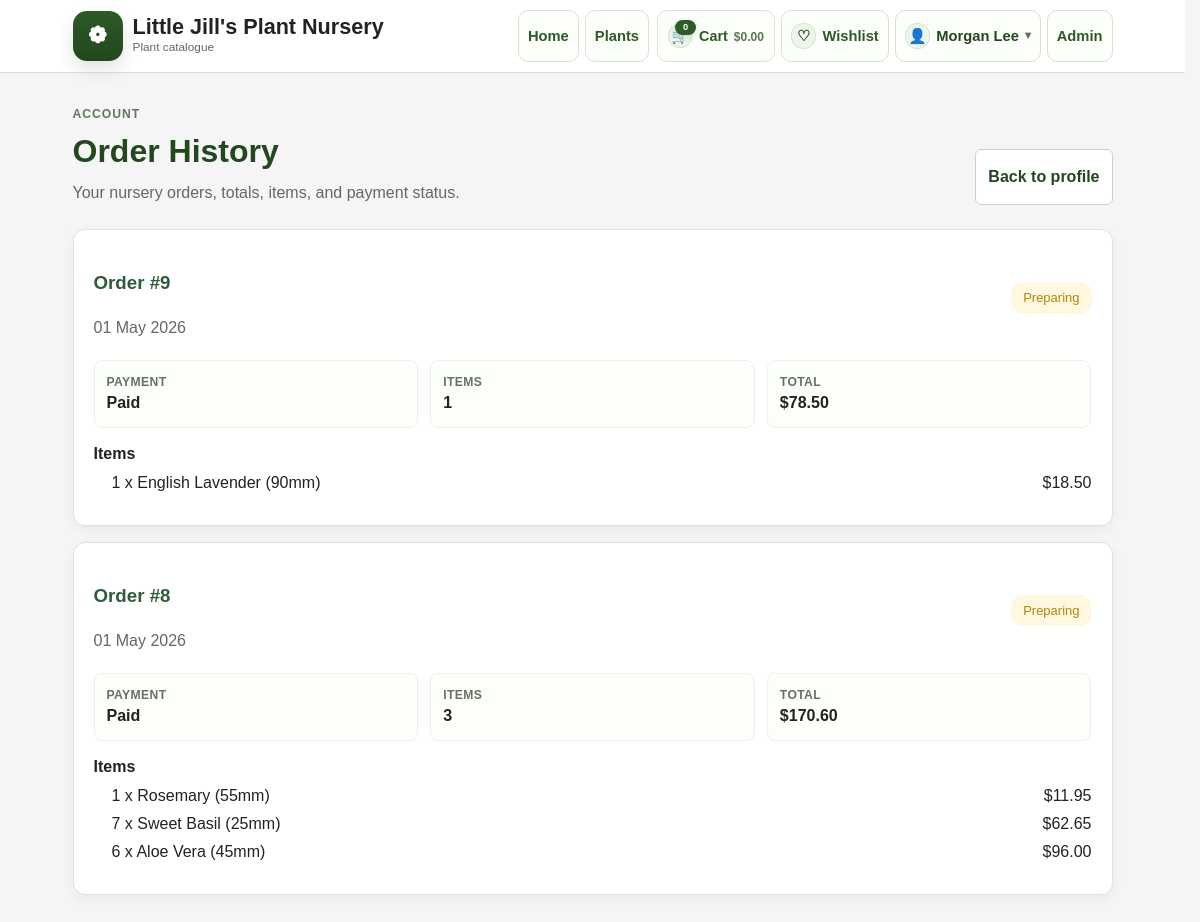
Before: /orders (signed in) with the older database file.
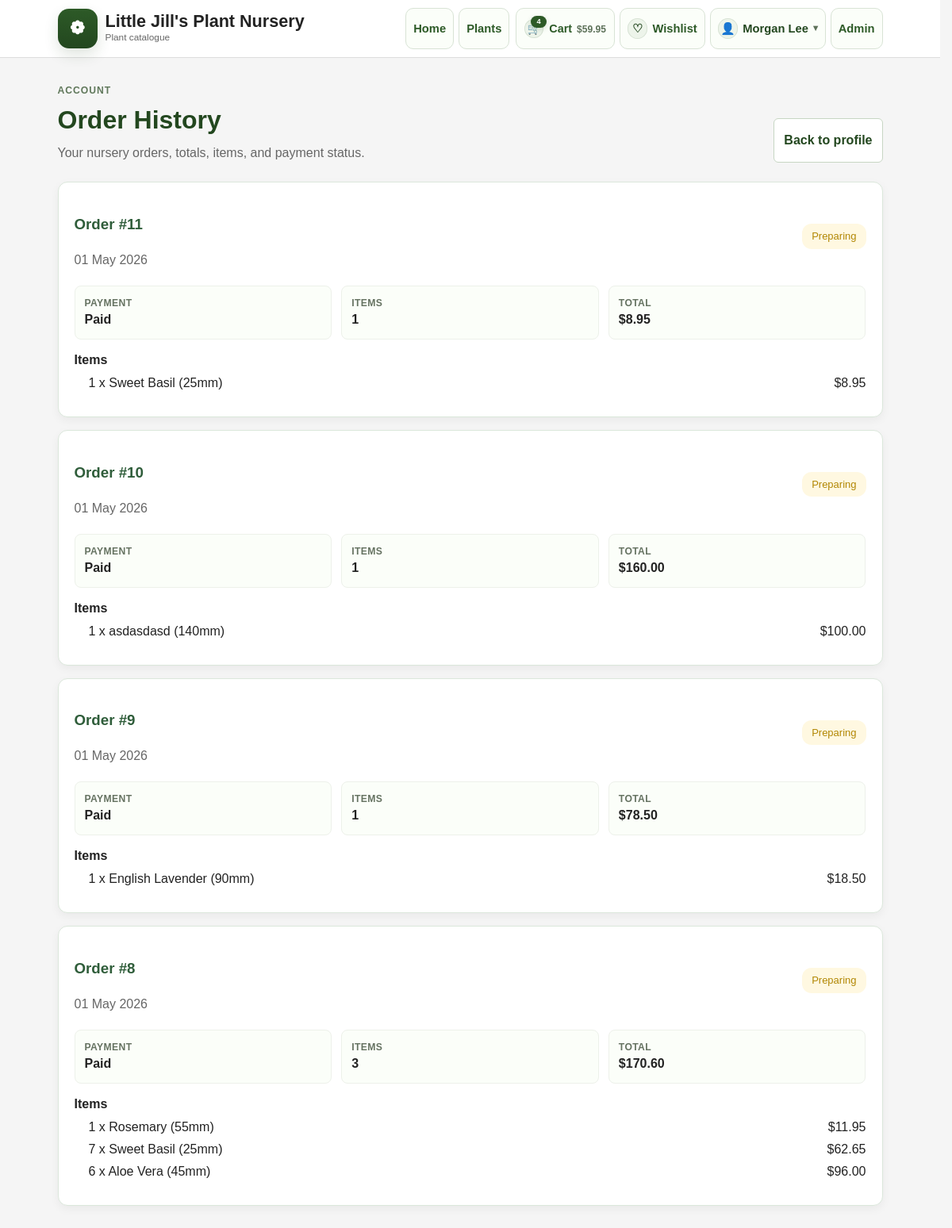
After: the same page with the newer database file.
### models.py (models this page shows)
class Order(db.Model):
    id: Mapped[int] = mapped_column(primary_key=True)
    user_id: Mapped[int] = mapped_column(ForeignKey("user.id"), nullable=False, index=True)
    cart_id: Mapped[int] = mapped_column(ForeignKey("cart.id"), nullable=False, index=True)
    status: Mapped[str] = mapped_column(String(30), default="pending", nullable=False, index=True)
    subtotal_amount: Mapped[Decimal] = mapped_column(Numeric(10, 2), default=Decimal("0.00"), nullable=False)
    delivery_fee: Mapped[Decimal] = mapped_column(Numeric(10, 2), default=Decimal("0.00"), nullable=False)
    total_amount: Mapped[Decimal] = mapped_column(Numeric(10, 2), default=Decimal("0.00"), nullable=False)
    delivery_method: Mapped[Optional[str]] = mapped_column(String(30))
    delivery_distance_km: Mapped[Optional[Decimal]] = mapped_column(Numeric(8, 2))
    delivery_line1: Mapped[Optional[str]] = mapped_column(String(255))
    delivery_line2: Mapped[Optional[str]] = mapped_column(String(255))
    delivery_city: Mapped[Optional[str]] = mapped_column(String(120))
    delivery_state: Mapped[Optional[str]] = mapped_column(String(120))
    delivery_postal_code: Mapped[Optional[str]] = mapped_column(String(20))
    delivery_country: Mapped[Optional[str]] = mapped_column(String(120))
    delivery_formatted_address: Mapped[Optional[str]] = mapped_column(String(500))
    delivery_google_place_id: Mapped[Optional[str]] = mapped_column(String(255))
    delivery_latitude: Mapped[Optional[float]] = mapped_column(Float)
    delivery_longitude: Mapped[Optional[float]] = mapped_column(Float)
    stripe_checkout_session_id: Mapped[Optional[str]] = mapped_column(String(255))
    stripe_payment_intent_id: Mapped[Optional[str]] = mapped_column(String(255))
    payment_status: Mapped[Optional[str]] = mapped_column(String(50))
    created_at: Mapped[datetime] = mapped_column(DateTime, default=datetime.utcnow, nullable=False)
    updated_at: Mapped[datetime] = mapped_column(
        DateTime,
        default=datetime.utcnow,
        onupdate=datetime.utcnow,
        nullable=False,
    )
    user: Mapped["User"] = relationship(back_populates="orders")
    cart: Mapped["Cart"] = relationship(back_populates="orders")
    items: Mapped[list["OrderItem"]] = relationship(
        back_populates="order",
        cascade="all, delete-orphan",
        order_by="OrderItem.created_at",
    )

class OrderItem(db.Model):
    id: Mapped[int] = mapped_column(primary_key=True)
    order_id: Mapped[int] = mapped_column(ForeignKey("order.id"), nullable=False, index=True)
    plant_id: Mapped[int] = mapped_column(ForeignKey("plant.id"), nullable=False, index=True)
    pot_id: Mapped[Optional[int]] = mapped_column(ForeignKey("pot.id"), nullable=True, index=True)
    quantity: Mapped[int] = mapped_column(Integer, default=1, nullable=False)
    unit_price_snapshot: Mapped[Decimal] = mapped_column(Numeric(10, 2), nullable=False)
    plant_name_snapshot: Mapped[str] = mapped_column(String(100), nullable=False)
    pot_size_snapshot: Mapped[Optional[int]] = mapped_column(Integer)
    image_snapshot: Mapped[Optional[str]] = mapped_column(String(255))
    created_at: Mapped[datetime] = mapped_column(DateTime, default=datetime.utcnow, nullable=False)
    updated_at: Mapped[datetime] = mapped_column(
        DateTime,
        default=datetime.utcnow,
        onupdate=datetime.utcnow,
        nullable=False,
    )
    order: Mapped["Order"] = relationship(back_populates="items")
    pot: Mapped[Optional["Pot"]] = relationship()

### app.py (the view)
@app.route("/orders")
@login_required
def orders():
    user_orders = (
        Order.query.filter_by(user_id=current_user.id)
        .filter(Order.payment_status == "paid")
        .order_by(Order.created_at.desc())
        .all()
    )
    return render_template('orders.html', orders=user_orders)

### app.py (called while the page is built)
@login_manager.user_loader
def load_user(user_id):
    return User.query.get(int(user_id))

def decimal_price(value):
    if value is None:
        return Decimal("0.00")
    if isinstance(value, Decimal):
        return value.quantize(Decimal("0.01"))
    return Decimal(str(value)).quantize(Decimal("0.01"))

def get_active_cart(user):
    return (
        Cart.query.filter_by(user_id=user.id, status="active")
        .order_by(Cart.updated_at.desc(), Cart.id.desc())
        .first()
    )

def get_header_cart_summary():
    if not current_user.is_authenticated:
        return {
            "header_cart_item_count": 0,
            "header_cart_total": Decimal("0.00"),
        }
    cart = get_active_cart(current_user)
    if cart is None:
        return {
            "header_cart_item_count": 0,
            "header_cart_total": Decimal("0.00"),
        }
    summary = build_cart_summary(cart)
    return {
        "header_cart_item_count": summary["item_count"],
        "header_cart_total": summary["total"],
    }

@app.context_processor
def inject_header_cart_summary():
    return get_header_cart_summary()

### templates/orders.html (shortened to what this page needs)
<!DOCTYPE html>
<html lang="en">
    <head>
    <link rel="stylesheet" href="{{ url_for('static', filename='styles.css') }}">
    </head>
<body>
    {% include '_header.html' %}
    <main class="container order-page">
        <section class="profile-hero">
            <div>
                <p class="eyebrow">Account</p>
                <h1>Order History</h1>
                <p class="muted">Your nursery orders, totals, items, and payment status.</p>
            </div>
            <a class="button-secondary profile-orders__link" href="{{ url_for('profile') }}">Back to profile</a>
        </section>
        {% if orders %}
            <div class="orderslist">
                {% for order in orders %}
                    <article class="orderhistory">
                        <div class="orderheading">
                            <div>
                                <h3>Order #{{ order.id }}</h3>
                                <p class="muted">{{ order.created_at.strftime('%d %b %Y') }}</p>
                            </div>
                            <span class="status {{ 'delivered' if order.status == 'completed' else 'cancelled' if order.status == 'cancelled' else 'pending' }}">{{ order.status|title }}</span>
                        </div>
                        <div class="order-meta-grid">
                            <div>
                                <span class="meta-label">Payment</span>
                                <strong>{{ order.payment_status|default('Pending', true)|title }}</strong>
                            </div>
                            <div>
                                <span class="meta-label">Items</span>
                                <strong>{{ order.items|length }}</strong>
                            </div>
                            <div>
                                <span class="meta-label">Total</span>
                                <strong>${{ '%.2f'|format(order.total_amount) }}</strong>
                            </div>
                        </div>
                        <div class="orderitems">
                            <strong>Items</strong>
                            <ul>
                                {% for item in order.items %}
                                    <li>
                                        <span>{{ item.quantity }} x {{ item.plant_name_snapshot }}{% if item.pot_size_snapshot %} ({{ item.pot_size_snapshot }}mm){% endif %}</span>
                                        <span>${{ '%.2f'|format(item.unit_price_snapshot * item.quantity) }}</span>
                                    </li>
                                {% endfor %}
                            </ul>
                        </div>
                    </article>
                {% endfor %}
            </div>
        {% else %}
            <section class="card profile-panel">
                <p class="muted">No orders yet.</p>
                <a class="button-link" href="{{ url_for('plants_index') }}">Browse plants</a>
            </section>
        {% endif %}
    </main>
</body>
</html>

### templates/_header.html (shortened to what this page needs)
<header class="site-header">
    <div class="site-header__inner">
        <a class="brand" href="{{ url_for('home') }}">
            <span class="brand-mark" aria-hidden="true">
                <span class="icon-glyph icon-glyph--brand">❁</span>
            </span>
            <span class="brand-text">
                <span class="brand-name">Little Jill's Plant Nursery</span>
                <small>Plant catalogue</small>
            </span>
        </a>
        <div class="header-actions">
            <nav class="site-nav site-nav--primary">
                <a class="nav-button" href="{{ url_for('home') }}">
                    <span>Home</span>
                </a>
                <a class="nav-button" href="{{ url_for('plants_index') }}">
                    <span>Plants</span>
                </a>
            </nav>
            <nav class="site-nav site-nav--utility">
                <a class="nav-button nav-button--cart" href="{{ url_for('cart') }}">
                    <span class="nav-icon-chip nav-icon-chip--cart" aria-hidden="true">
                        <span class="nav-icon-chip__emoji">🛒</span>
                        <span class="nav-icon-chip__badge">{{ header_cart_item_count }}</span>
                    </span>
                    <span class="nav-button__content">
                        <span class="nav-button__title">Cart</span>
                        <span class="nav-button__subtitle">${{ '%.2f'|format(header_cart_total) }}</span>
                    </span>
                </a>
                {% if current_user.is_authenticated %}
                <a class="nav-button" href="{{ url_for('wishlist') }}">
                    <span class="nav-icon-chip" aria-hidden="true">♡</span>
                    <span>Wishlist</span>
                </a>
                <details class="account-menu">
                    <summary class="nav-button account-menu__summary">
                        <span class="nav-icon-chip" aria-hidden="true">👤</span>
                        <span>{{ current_user.full_name }}</span>
                        <span class="account-menu__caret" aria-hidden="true">▾</span>
                    </summary>
                </details>
                {% else %}
                <a class="nav-button nav-button--icon" href="{{ url_for('login') }}">
                    <span class="nav-icon-chip" aria-hidden="true">⇥</span>
                    <span>Login</span>
                </a>
                {% endif %}
                {% if current_user.is_authenticated and current_user.is_staff %}
                <a class="nav-button" href="{{ url_for('admin.home') }}">
                    <span>Admin</span>
                </a>
                {% endif %}
            </nav>
        </div>
    </div>
</header>

Changed rows visible on the page:
added Order: id "11", created_at "01 May 2026", status "Preparing", payment_status "Paid", items|length "1", total_amount "8.95"
added OrderItem: quantity "1", plant_name_snapshot "Sweet Basil", pot_size_snapshot "25", item.unit_price_snapshot*item.quantity "8.95", shown under "11"
added Order: id "10", created_at "01 May 2026", status "Preparing", payment_status "Paid", items|length "1", total_amount "160.00"
added OrderItem: quantity "1", plant_name_snapshot "asdasdasd", pot_size_snapshot "140", item.unit_price_snapshot*item.quantity "100.00", shown under "10"
Other visible differences:
{{ header_cart_item_count }}: "0" → "4"
{{ '%.2f'|format(header_cart_total) }}: "0.00" → "59.95"
